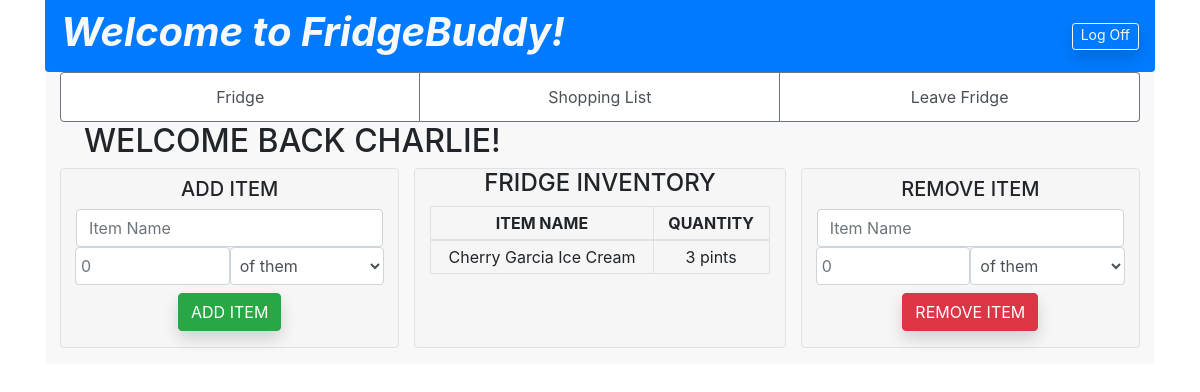
The app's page /fridge/inventory (signed in), older data.
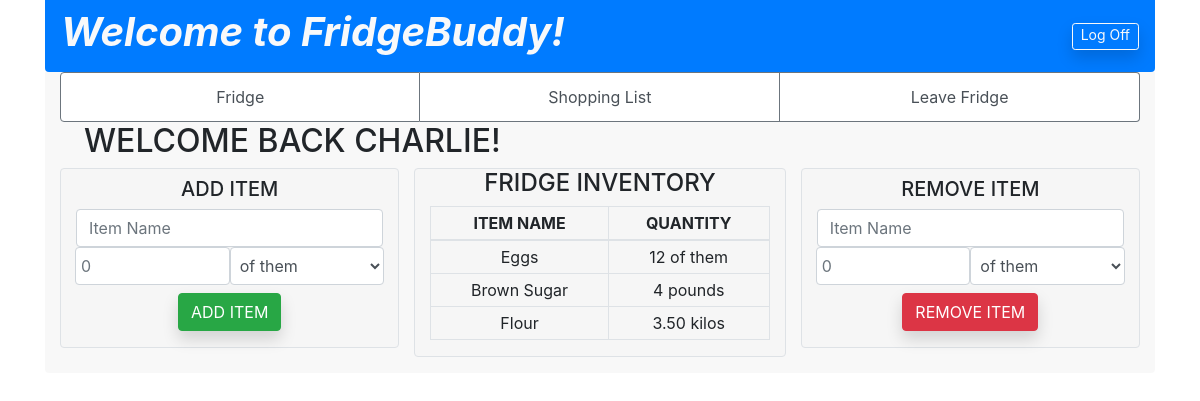
The same page, newer data.
### fridge/models.py (models this page shows)
class FridgeIngredient(models.Model):
    name = models.CharField(max_length=255)
    quantity = models.FloatField()
    unit = models.CharField(max_length=10)
    fridge = models.ForeignKey(Fridge, related_name="contents", on_delete=models.CASCADE)
    created_at = models.DateTimeField(auto_now_add=True)
    last_updated = models.DateTimeField(auto_now=True)
    objects = FridgeIngredientManager()

### fridge/views.py (the view)
# urls.py: path('inventory', views.display_inventory),
def display_inventory(request):
    if 'not_logged_in' in request.session:
        messages.error(request, request.session['not_logged_in'], extra_tags="login")
        del request.session['not_logged_in']
    this_fridge = User.objects.get(id=request.session['user_id']).fridge
    context = {
        "online_user": User.objects.get(id=request.session['user_id']),
        "fridge": User.objects.get(id=request.session['user_id']).fridge,
        "inventory": this_fridge.contents.all(),
        "members": this_fridge.members.all()
    }
    return render(request, 'inventory.html', context)

### fridge/templates/inventory.html (shortened to what the changed rows need)
<!DOCTYPE html>
<html lang="en">
<head>
    <link rel="stylesheet" href="https://cdn.jsdelivr.net/npm/bootstrap@4.5.3/dist/css/bootstrap.min.css">
</head>
<body>
    <div class="container">
        <nav class="navbar bg-primary text-light rounded-bottom">
            <h1><strong><em>Welcome to FridgeBuddy!</em></strong></h1>
        </nav>
        <div class="container rounded-bottom pb-3" style="background-color: rgba(245, 245, 245, 0.7)">
            <div class="row">
                <div class="col">
                    <h2 class="ml-4">WELCOME BACK {{online_user.first_name|upper}}!</h2>
                </div>
            </div>
            <div class="row">
                <div class="col text-center border rounded" style="background-color: rgba(245, 245, 245, 0.7)">
                    <table class="table text-center table-bordered">
                        <thead class="thead-info">
                            <tr>
                                <th class="py-1">ITEM NAME</th>
                                <th class="py-1">QUANTITY</th>
                            </tr>
                        </thead>
                        <tbody>
                        {% for item in inventory %}
                            <tr>
                                <td class="py-1">{{item.name}}</td>
                                <td class="py-1">{{item.quantity|floatformat:"-2"}} {{item.unit}}</td>
                            </tr>
                        {% endfor%}
                        </tbody>
                    </table>
                </div>
            </div>
        </div>
    </div>
</body>
</html>

Row changes from the older to the newer data that the page shows:
no longer on this page (row unchanged): FridgeIngredient: name "Cherry Garcia Ice Cream", quantity "3", unit "pints"
added FridgeIngredient: name "Eggs", quantity "12", unit "of them"
added FridgeIngredient: name "Brown Sugar", quantity "4", unit "pounds"
added FridgeIngredient: name "Flour", quantity "3.50", unit "kilos"
